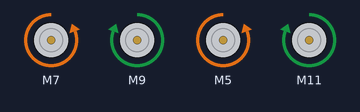
The sketch below on a simulated Arduino Mega 2560, built with avr-gcc and run on an emulated ATmega2560. On the bench: 4 × DC motor (green arrow = forward, orange = backward, longer = faster).

Above: at 1.5 s.
At 4.5 s:
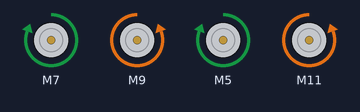
Timing chart, 0 to 7.8 s (numbered marks = the images above):
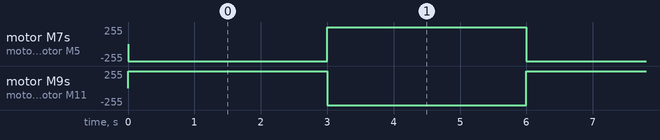

The sketch:

quad_motor_spin.ino
```cpp
// Mechatronics - Spring 2022
// Runs on Arduino Mega with two DRV8833 motor drivers.
// Spins 4 motors, forwards and backwards.
// Uses this library: https://github.com/TheArduinist/DRV8833

#include <DRV8833.h>

// enum
const int M1 = 1;
const int M2 = 2;
const int M3 = 3;
const int M4 = 4;

// motor speed/direction pins (PWM)
const int M1_FORWARD = 7;
const int M1_BACKWARD = 6;
const int M2_FORWARD = 9;
const int M2_BACKWARD = 8;
const int M3_FORWARD = 5;
const int M3_BACKWARD = 4;
const int M4_FORWARD = 11;
const int M4_BACKWARD = 10;

// motor objects (A for 1&2, B for 3&4)
DRV8833 DRIVER_A = DRV8833();
DRV8833 DRIVER_B = DRV8833();

void setup()
{
  DRIVER_A.attachMotorA(M1_FORWARD, M1_BACKWARD); // M1 pins
  DRIVER_A.attachMotorB(M2_FORWARD, M2_BACKWARD); // M2 pins
  DRIVER_B.attachMotorA(M3_FORWARD, M3_BACKWARD); // M3 pins
  DRIVER_B.attachMotorB(M4_FORWARD, M4_BACKWARD); // M4 pins
}

void spin_motor(int motor, int target_speed)
{
  switch (motor)
  {
    case 1:
      if (target_speed > 0)
        DRIVER_A.motorAForward(target_speed);
      else
        DRIVER_A.motorAReverse(abs(target_speed));
      break;

    case 2:
      if (target_speed > 0)
        DRIVER_A.motorBForward(target_speed);
      else
        DRIVER_A.motorBReverse(abs(target_speed));
      break;

    case 3:
      if (target_speed > 0)
        DRIVER_B.motorAForward(target_speed);
      else
        DRIVER_B.motorAReverse(abs(target_speed));
      break;

    case 4:
      if (target_speed > 0)
        DRIVER_B.motorBForward(target_speed);
      else
        DRIVER_B.motorBReverse(abs(target_speed));
      break;

    default:
      break;
  }
}

void loop()
{
  spin_motor(M1, -1 * 255);
  spin_motor(M2, 255);
  spin_motor(M3, -1 * 255);
  spin_motor(M4, 255);
  delay(3000);

  spin_motor(M1, -1 * -255);
  spin_motor(M2, -255);
  spin_motor(M3, -1 * -255);
  spin_motor(M4, -255);
  delay(3000);
}
```

Measured:
- by itself, motor M7, motor M9, motor M5, motor M11: alternates forward 255/255 for 3.0 s and backward 255/255 for 3.0 s
